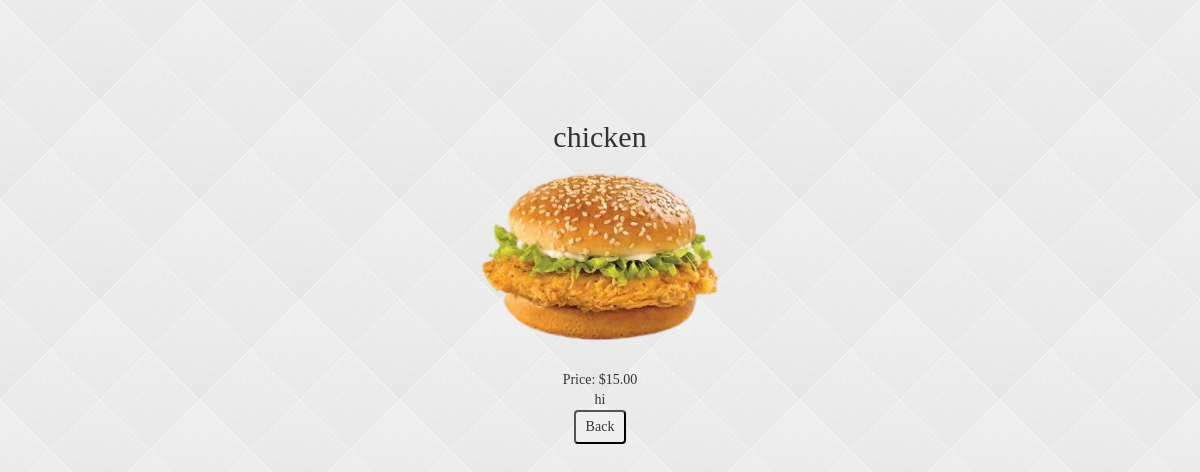
The page /item?id=1 on the database its author committed.
### app.py (models this page shows)
class Item(db.Model):
    item_id = db.Column(db.Integer, primary_key=True, unique=True, nullable=False)
    name = db.Column(db.String(64), nullable=False)
    price = db.Column(db.Float, nullable=False)
    image = db.Column(db.String(64), nullable=False)
    description = db.Column(db.String(128), nullable=False)
    orders = db.Column(db.Integer, default=0)
    sales = db.Column(db.Float, default=0)
    info = db.relationship("Info", backref="item")

### app.py (the view)
@app.route("/item")
def get_item():
    iid = request.args.get("id")
    item = Item.query.get(iid)
    if not item:
        return redirect('/')
    return render_template("item.html", item=item)

### templates/item.html
{% extends "bootstrap/base.html" %}
{% block content %}
{% block styles %}
{{super()}}
<link rel="stylesheet"
      href="{{url_for('.static', filename='styles.css')}}">
{% endblock %}
<body class="body">
    <div style="width: 40%; height: 20%; margin: auto; text-align: center; margin-top: 10%;">
        <h2> {{ item.name }} </h2>
        <img src={{ item.image }}>
        <div>
            Price: ${{ "%0.2f" % item.price }}<br>
            {{ item.description }}
        </div>
        <button style="padding: 5px 10px 5px 10px; cursor: pointer;" onclick="window.history.back()"> Back </button>
    </div>
</body>
{% endblock %}

### static/styles.css (style rules this page uses)
button { border-radius: 4px; }
.body { margin: 0; height: 100%; overflow: hidden; }
body { margin: auto; background-image: url("/static/auth_background.png"); background-repeat: repeat; }
body { font-family: Calibri, serif; }

### rows shown on the page
Item: name "chicken", image (picture), price "15.00", description "hi"
